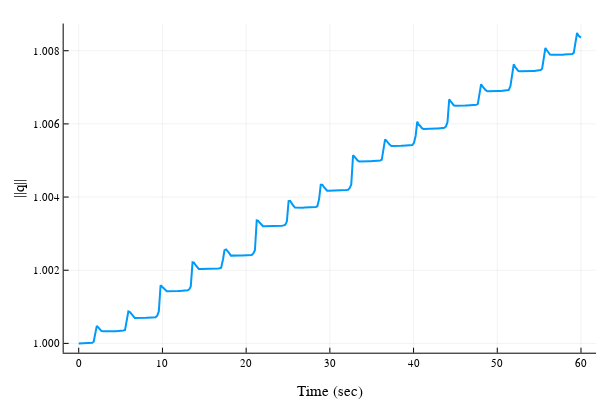

Notebook cell for this chart:
### Code cell
#Plot the error in the quaternion norm vs. time
qnorm = zeros(length(sol_q.t))
for k = 1:length(sol_q.t)
    qnorm[k] = norm(sol_q.u[k][1:4])
end

plot(sol_q.t,qnorm,xlabel="Time (sec)",ylabel="||q||",label="",lw=2)

### Figure 1 — Plotly figure (JSON) as saved in the notebook; plotly's stock layout.template omitted (floating-point values rounded to 4 significant figures; data arrays with more than 128 entries replaced by an {"elided": "..."} marker saying what was removed)
{"data": [{"colorbar": {"title": ""}, "legendgroup": "", "line": {"color": "rgba(0, 154, 250, 1.000)", "dash": "solid", "shape": "linear", "width": 2}, "mode": "lines", "name": "", "showlegend": false, "type": "scatter", "x": {"elided": "322 float values"}, "xaxis": "x", "y": {"elided": "322 float values"}, "yaxis": "y", "zmax": null, "zmin": null}], "layout": {"annotations": [], "height": 400, "legend": {"bgcolor": "rgba(255, 255, 255, 1.000)", "bordercolor": "rgba(0, 0, 0, 1.000)", "borderwidth": 1, "font": {"color": "rgba(0, 0, 0, 1.000)", "family": "sans-serif", "size": 11}, "title": {"font": {"color": "rgba(0, 0, 0, 1.000)", "family": "sans-serif", "size": 15}, "text": ""}, "tracegroupgap": 0, "traceorder": "normal", "x": 1, "xanchor": "auto", "y": 1, "yanchor": "auto"}, "margin": {"b": 20, "l": 0, "r": 0, "t": 20}, "paper_bgcolor": "rgba(255, 255, 255, 1.000)", "plot_bgcolor": "rgba(255, 255, 255, 1.000)", "showlegend": true, "width": 600, "xaxis": {"anchor": "y", "domain": [0.1061, 0.9934], "gridcolor": "rgba(0, 0, 0, 0.100)", "gridwidth": 0.5, "linecolor": "rgba(0, 0, 0, 1.000)", "mirror": false, "range": [-1.8, 61.8], "showgrid": true, "showline": true, "showticklabels": true, "tickangle": 0, "tickcolor": "rgb(0, 0, 0)", "tickfont": {"color": "rgba(0, 0, 0, 1.000)", "family": "sans-serif", "size": 11}, "tickmode": "array", "ticks": "inside", "ticktext": ["0", "10", "20", "30", "40", "50", "60"], "tickvals": [0, 10, 20, 30, 40, 50, 60], "title": "Time (sec)", "titlefont": {"color": "rgba(0, 0, 0, 1.000)", "family": "sans-serif", "size": 15}, "type": "-", "visible": true, "zeroline": false, "zerolinecolor": "rgba(0, 0, 0, 1.000)"}, "yaxis": {"anchor": "x", "domain": [0.07581, 0.9902], "gridcolor": "rgba(0, 0, 0, 0.100)", "gridwidth": 0.5, "linecolor": "rgba(0, 0, 0, 1.000)", "mirror": false, "range": [0.9997, 1.009], "showgrid": true, "showline": true, "showticklabels": true, "tickangle": 0, "tickcolor": "rgb(0, 0, 0)", "tickfont": {"color": "rgba(0, 0, 0, 1.000)", "family": "sans-serif", "size": 11}, "tickmode": "array", "ticks": "inside", "ticktext": ["1.000", "1.002", "1.004", "1.006", "1.008"], "tickvals": [1, 1.002, 1.004, 1.006, 1.008], "title": "||q||", "titlefont": {"color": "rgba(0, 0, 0, 1.000)", "family": "sans-serif", "size": 15}, "type": "-", "visible": true, "zeroline": false, "zerolinecolor": "rgba(0, 0, 0, 1.000)"}}}
